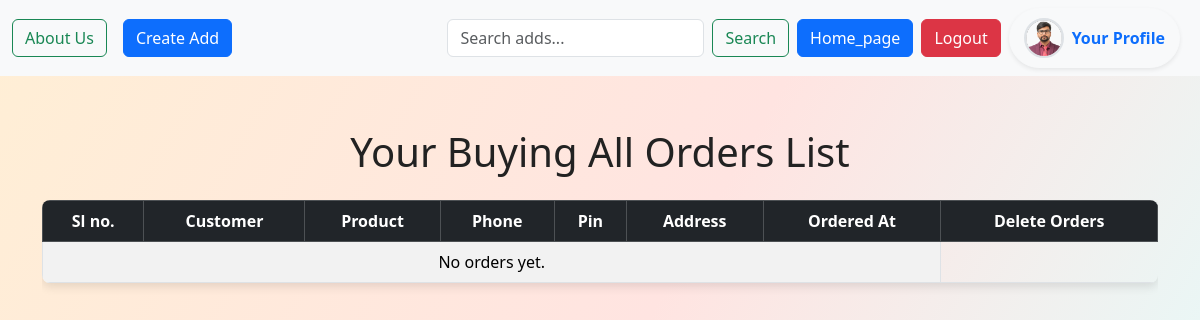
Page /buying_orders/ (signed in) on the earlier database version.
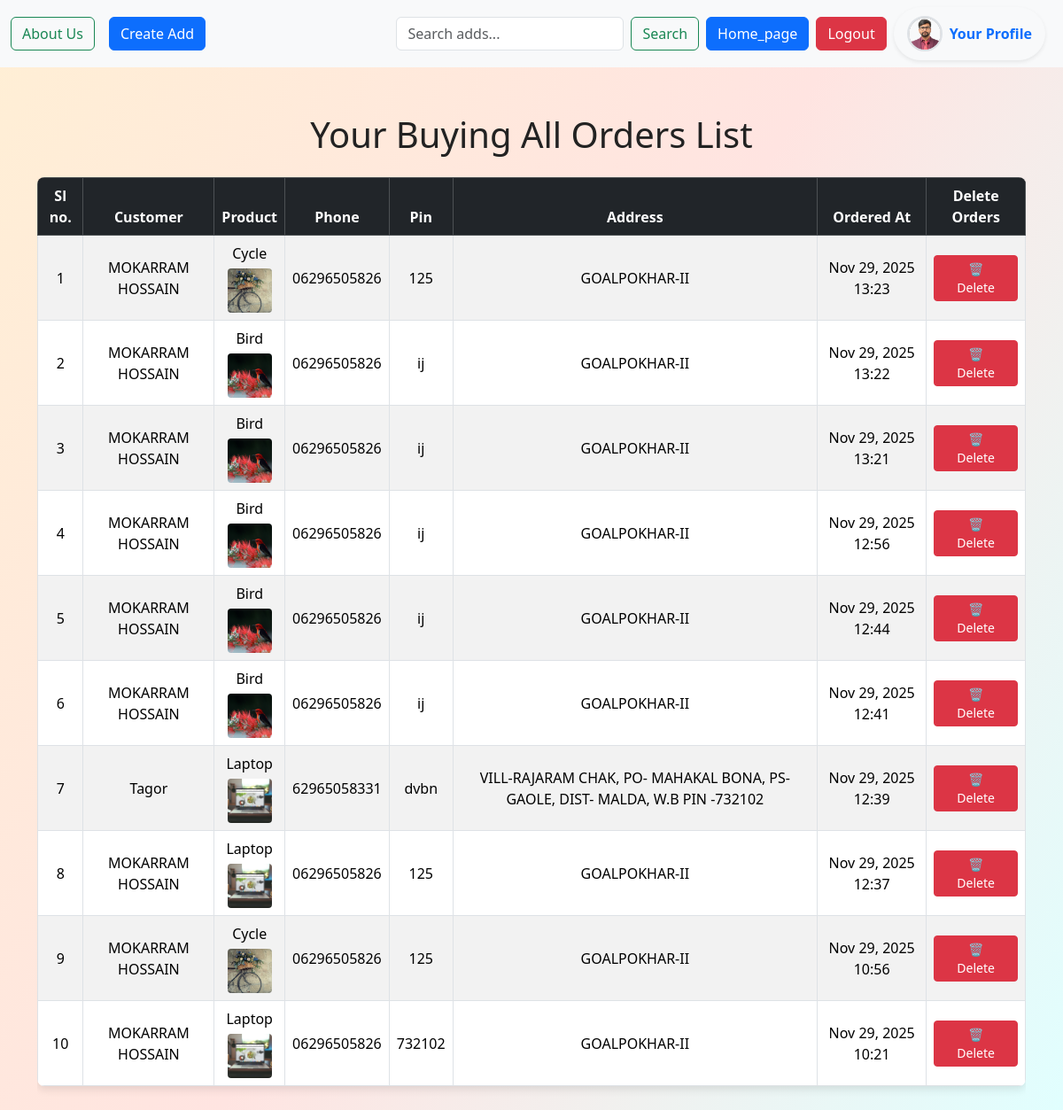
Same page on the later database version.
### tweet/models.py (models this page shows, shortened)
class Order(models.Model):
    user = models.ForeignKey(User, on_delete=models.CASCADE)
    tweet = models.ForeignKey(Tweet, on_delete=models.CASCADE)
    name = models.CharField(max_length=200)
    phone = models.CharField(max_length=20)
    pin = models.CharField(max_length=10)
    address = models.TextField()
    created_at = models.DateTimeField(auto_now_add=True)

class Tweet(models.Model):
    user = models.ForeignKey(User, on_delete=models.CASCADE)
    phone = models.CharField(max_length=20, blank=True, null=True)
    title = models.CharField(max_length=50, blank=True, null=True)
    text = models.TextField(max_length=500)
    photo = models.ImageField(upload_to='photos/', blank=True, null=True)
    created_at = models.DateField(auto_now=True)

### tweet/views.py (the view)
# urls.py: path('buying_orders/', views.buying_orders, name='buying_orders'),
@login_required
def buying_orders(request):
    buying_order = Order.objects.select_related('user', 'tweet') \
        .filter(user=request.user) \
        .order_by('-created_at')
    return render(request, 'buying_orders.html', {'buying_order': buying_order})

### tweet/templates/buying_orders.html (shortened to what this page needs)
{% extends "layout.html" %}
{% block content %}
<div class="container my-5">
    <h1 class="text-center mb-4">Your Buying All Orders List</h1>
    <div class="table-responsive">
        <table class="table table-striped table-bordered table-hover">
            <thead class="table-dark">
                <tr class="text-center">
                    <th>Sl no.</th>
                    <th>Customer</th>
                    <th>Product</th>
                    <th>Phone</th>
                    <th>Pin</th>
                    <th>Address</th>
                    <th>Ordered At</th>
                    <th>Delete Orders</th>
                </tr>
            </thead>
            <tbody>
                {% for order in buying_order %}
                    <tr class="align-middle">
                        <td class="text-center">{{ forloop.counter }}</td>
                        <td class="text-center">{{ order.name }}</td>
                        <td class="text-center">
                            {{ order.tweet.title }}
                            {% if order.tweet.photo %}
                                <br>
                                <img src="{{ order.tweet.photo.url }}"
                                     style="width:50px; height:50px; object-fit:cover; border-radius:4px; margin-top:5px;">
                            {% endif %}
                        </td>
                        <td class="text-center">{{ order.phone }}</td>
                        <td class="text-center">{{ order.pin }}</td>
                        <td class="text-center">{{ order.address }}</td>
                        <td class="text-center">{{ order.created_at|date:"M d, Y H:i" }}</td>
                        <td class="text-center">
                            <a href="{% url 'buying_orders_delete' order.id %}"
                            class="btn btn-danger btn-sm px-3"
                            onclick="return confirm('Delete this list?');">
                            🗑 Delete
                            </a>
                        </td>
                    </tr>
                {% empty %}
                    <tr>
                        <td colspan="7" class="text-center">No orders yet.</td>
                    </tr>
                {% endfor %}
            </tbody>
        </table>
    </div>
</div>
{% endblock %}

Differences in the rows shown:
added Order: name "MOKARRAM HOSSAIN", tweet "Cycle", tweet.photo (picture), phone "06296505826", pin "125", address "GOALPOKHAR-II", created_at "Nov 29, 2025 13:23"
added Order: name "MOKARRAM HOSSAIN", tweet "Bird", tweet.photo (picture), phone "06296505826", pin "ij", address "GOALPOKHAR-II", created_at "Nov 29, 2025 13:22"
added Order: name "MOKARRAM HOSSAIN", tweet "Bird", tweet.photo (picture), phone "06296505826", pin "ij", address "GOALPOKHAR-II", created_at "Nov 29, 2025 13:21"
added Order: name "MOKARRAM HOSSAIN", tweet "Bird", tweet.photo (picture), phone "06296505826", pin "ij", address "GOALPOKHAR-II", created_at "Nov 29, 2025 12:56"
added Order: name "MOKARRAM HOSSAIN", tweet "Bird", tweet.photo (picture), phone "06296505826", pin "ij", address "GOALPOKHAR-II", created_at "Nov 29, 2025 12:44"
added Order: name "MOKARRAM HOSSAIN", tweet "Bird", tweet.photo (picture), phone "06296505826", pin "ij", address "GOALPOKHAR-II", created_at "Nov 29, 2025 12:41"
added Order: name "Tagor", tweet "Laptop", tweet.photo (picture), phone "62965058331", pin "dvbn", address "VILL-RAJARAM CHAK, PO- MAHAKAL BONA, PS- GAOLE, DIST- MALDA, W.B PIN -732102", created_at "Nov 29, 2025 12:39"
added Order: name "MOKARRAM HOSSAIN", tweet "Laptop", tweet.photo (picture), phone "06296505826", pin "125", address "GOALPOKHAR-II", created_at "Nov 29, 2025 12:37"
added Order: name "MOKARRAM HOSSAIN", tweet "Cycle", tweet.photo (picture), phone "06296505826", pin "125", address "GOALPOKHAR-II", created_at "Nov 29, 2025 10:56"
added Order: name "MOKARRAM HOSSAIN", tweet "Laptop", tweet.photo (picture), phone "06296505826", pin "732102", address "GOALPOKHAR-II", created_at "Nov 29, 2025 10:21"
Other differences:
text no longer shown: "No orders yet."
